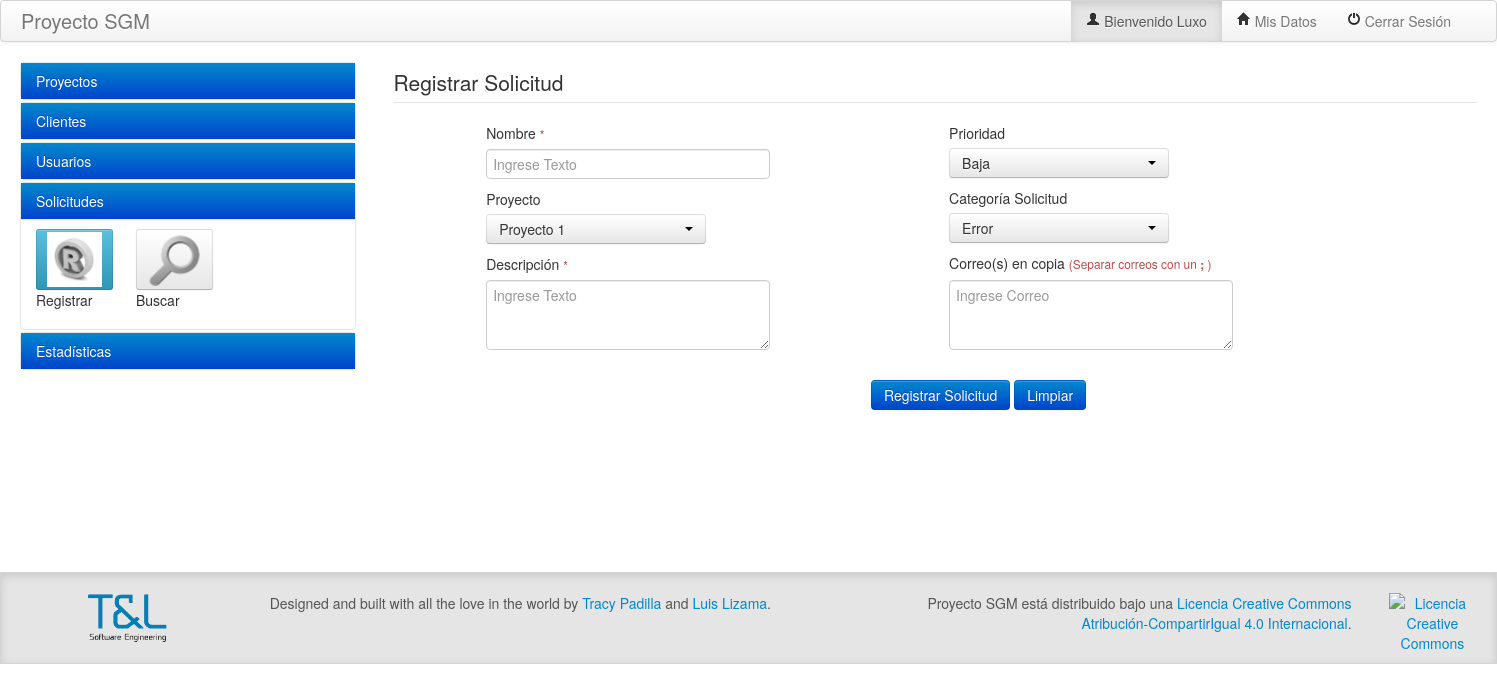
/Fuentes/SGM/crear_solicitudes.php (signed in), run on the app's committed database.
### tables this page shows
CREATE TABLE tsg_proyecto (
  pro_id int(10) NOT NULL AUTO_INCREMENT COMMENT 'Clave primaria del proyecto, identificador único',
  pro_nombre varchar(255) NOT NULL COMMENT 'nombre del proyecto',
  pro_descrip varchar(255) DEFAULT NULL COMMENT 'descripción del proyecto',
  pro_usu_id_jefepro int(10) NULL COMMENT 'Identificador del jefe de proyecto',
  pro_duracion varchar(255) NOT NULL COMMENT 'duración del proyecto',
  pro_fecha_ini datetime NOT NULL COMMENT 'Fecha inicio del proyecto',
  pro_fecha_term datetime NOT NULL DEFAULT '0000-00-00 00:00:00' COMMENT 'fecha termino del proyecto',
  pro_fecha_garan datetime NULL DEFAULT NULL COMMENT 'fecha de garantía del proyecto',
  pro_activo tinyint(1) NOT NULL COMMENT 'eliminación lógica del sistema.',
  tsg_clientecli_id int(10) NOT NULL,
  tsg_estado_proyectoest_id int(10) NOT NULL,
  sqi_tipo_proyectotip_id int(10) DEFAULT NULL,
  pro_usu_creador varchar(255) NOT NULL COMMENT 'Usuario creador',
  pro_fecha_creacion datetime NOT NULL COMMENT 'Fecha creación',
  pro_fecha_modificacion datetime DEFAULT NULL COMMENT 'Fecha de modificación',
  pro_destacado tinyint(1) DEFAULT NULL COMMENT 'Destacado (Estrellita)',
  PRIMARY KEY (pro_id)
);

CREATE TABLE tsg_prioridad (
  pri_id int(10) NOT NULL AUTO_INCREMENT COMMENT 'identificador único de la prioridad del ticket',
  pri_nombre varchar(100) NOT NULL COMMENT 'nombre de la prioridad',
  pri_descrip varchar(1000) DEFAULT NULL COMMENT 'descripción de la prioridad',
  pri_activo tinyint(1) NOT NULL COMMENT 'eliminación lógica del sistema.',
  PRIMARY KEY (pri_id)
);

CREATE TABLE tsg_categoria (
  cat_id int(10) NOT NULL AUTO_INCREMENT COMMENT 'identificador único',
  cat_nombre varchar(100) NOT NULL COMMENT 'nombre de la categoría.',
  cat_descrip varchar(1000) DEFAULT NULL COMMENT 'descripción de la categoría',
  cat_activo tinyint(1) NOT NULL COMMENT 'eliminación lógica del sistema.',
  cat_usu_creador varchar(255) NOT NULL COMMENT 'Usuario creador',
  cat_fecha_creacion datetime NOT NULL COMMENT 'Fecha creación',
  cat_fecha_modificacion datetime DEFAULT NULL COMMENT 'Fecha modificación',
  PRIMARY KEY (cat_id)
);

### Fuentes/SGM/config/comunes.php (the view, shortened to what this page needs)
<?php
class Utilidades
{
    private $V_HOST;
    private $V_USER;
    private $V_PASS;
    private $V_BBDD;
    function __construct($V_HOST="localhost", $V_USER="sgm", $V_PASS="sgm", $V_BBDD="sgm")
    {
        $this->V_HOST=$V_HOST;
        $this->V_USER=$V_USER;
        $this->V_PASS=$V_PASS;
        $this->V_BBDD=$V_BBDD;
    }
    public function GeneraSelectProyectos($nombre, $multiple = false, $buscar = false, $size = 0){
        $html  = "<label>Proyecto</label>";
        $html .= "<select class=\"selectpicker\" id=\"$nombre\" name=\"$nombre";
        if($multiple == true){
            $html .= "[]\"  multiple ";
        }
        else{
            $html .= "\" ";
        }
        if($buscar == true){
            $html .= " data-live-search=\"true\" ";
        }
        if($size != 0)
        {
            $html .= " data-size=\"$size\"  ";
        }
        $html .= ">";
        $mySqli = new mysqli($this->V_HOST, $this->V_USER, $this->V_PASS, $this->V_BBDD);
        $query = "SELECT pro_id, pro_nombre
                    FROM tsg_proyecto
                    WHERE pro_activo = 1";
        $res = $mySqli -> query($query);
        if ($mySqli -> affected_rows > 0) {
            while ($row = $res -> fetch_assoc()) {
                $html .= "<option value='".$row["pro_id"]."'>".$row["pro_nombre"]."</option>";
            }
        }
        $html .= "</select>";
        return $html;
    }
    public function GeneraSelectCategoriaSolicitud($nombre, $multiple = false, $buscar = false, $size = 0){
        $html  = "<label>Categoría Solicitud</label>";
        $html .= "<select class=\"selectpicker\" id=\"$nombre\" name=\"$nombre";
        if($multiple == true){
            $html .= "[]\"  multiple ";
        }
        else{
            $html .= "\" ";
        }
        if($buscar == true){
            $html .= " data-live-search=\"true\" ";
        }
        if($size != 0)
        {
            $html .= " data-size=\"$size\"  ";
        }
        $html .= ">";
        $mySqli = new mysqli($this->V_HOST, $this->V_USER, $this->V_PASS, $this->V_BBDD);
        $query = "SELECT cat_id, cat_nombre
                    FROM tsg_categoria
                    WHERE cat_activo = 1";
        $res = $mySqli -> query($query);
        if ($mySqli -> affected_rows > 0) {
            while ($row = $res -> fetch_assoc()) {
                $html .= "<option value='".$row["cat_id"]."'>".$row["cat_nombre"]."</option>";
            }
        }
        $html .= "</select>";
        return $html;
    }
    public function GeneraSelectPrioridad($nombre, $multiple = false, $buscar = false, $size = 0){
        $html  = "<label>Prioridad</label>";
        $html .= "<select class=\"selectpicker\" id=\"$nombre\" name=\"$nombre";
        if($multiple == true){
            $html .= "[]\"  multiple ";
        }
        else{
            $html .= "\" ";
        }
        if($buscar == true){
            $html .= " data-live-search=\"true\" ";
        }
        if($size != 0)
        {
            $html .= " data-size=\"$size\"  ";
        }
        $html .= ">";
        $mySqli = new mysqli($this->V_HOST, $this->V_USER, $this->V_PASS, $this->V_BBDD);
        $query = "SELECT pri_id, pri_nombre
                    FROM tsg_prioridad
                    WHERE pri_activo = 1";
        $res = $mySqli -> query($query);
        if ($mySqli -> affected_rows > 0) {
            while ($row = $res -> fetch_assoc()) {
                $html .= "<option value='".$row["pri_id"]."'>".$row["pri_nombre"]."</option>";
            }
        }
        $html .= "</select>";
        return $html;
    }
};
?>

### data on the page
tsg_proyecto: pro_nombre "Proyecto 1"
tsg_prioridad: pri_nombre "Baja"
tsg_categoria: cat_nombre "Error"

### other printed values
$V_TITULO "Proyecto SGM"
$_SESSION['usuario'] "Luxo"
$titulo "Proyectos"
$titulo "Clientes"
$titulo "Usuarios"
$titulo "Solicitudes"
$opcion['TITULO'] "Registrar"
$opcion['TITULO'] "Buscar"
$titulo "Estadísticas"
